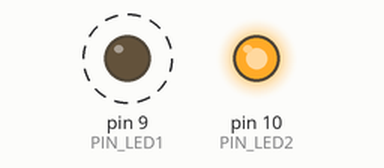
Simulated run of this sketch. Board: Arduino Uno, built with avr-gcc and run on an emulated ATmega328P. On the bench: output pins drawn as LEDs (lit = HIGH). Dashed ring = blinking. Random numbers use the default seed unless the sketch sets one.

Above: at 0.2 s.
At 27.1 s:
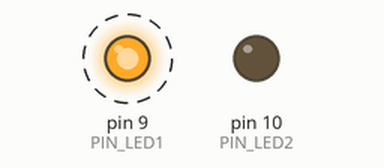
Timing chart, 0 to 40.0 s (numbered marks = the images above):
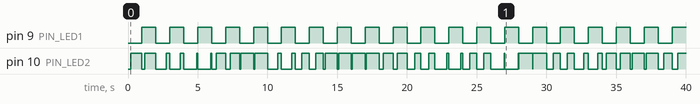

Measured:
- by itself, pin 9 (PIN_LED1): alternates HIGH for 1.0 s and LOW for 1.0 s
- by itself, pin 10 (PIN_LED2): LOW → HIGH at 0.19 s, → LOW 0.81 s later, → HIGH 0.19 s later, → LOW 0.81 s later, … (79 changes in this stretch)

The sketch:

sketch_ej10.ino
```cpp
#define PIN_LED1 9
#define PIN_LED2 10
#define UN_SEGUNDO 1000


void setup() {
  pinMode(PIN_LED1, OUTPUT);
  pinMode(PIN_LED2, OUTPUT);
}

int cresta = 0;
int valle = 0;

void loop() {

  digitalWrite(PIN_LED1, LOW);
  digitalWrite(PIN_LED2, LOW);
  cresta = random(0, UN_SEGUNDO);
  valle = UN_SEGUNDO - cresta;
  delay(valle);

  digitalWrite(PIN_LED2, HIGH);
  delay(cresta);

  digitalWrite(PIN_LED1, HIGH);
  digitalWrite(PIN_LED2, LOW);
  delay(valle);

  digitalWrite(PIN_LED2, HIGH);
  delay(cresta);

}
```
